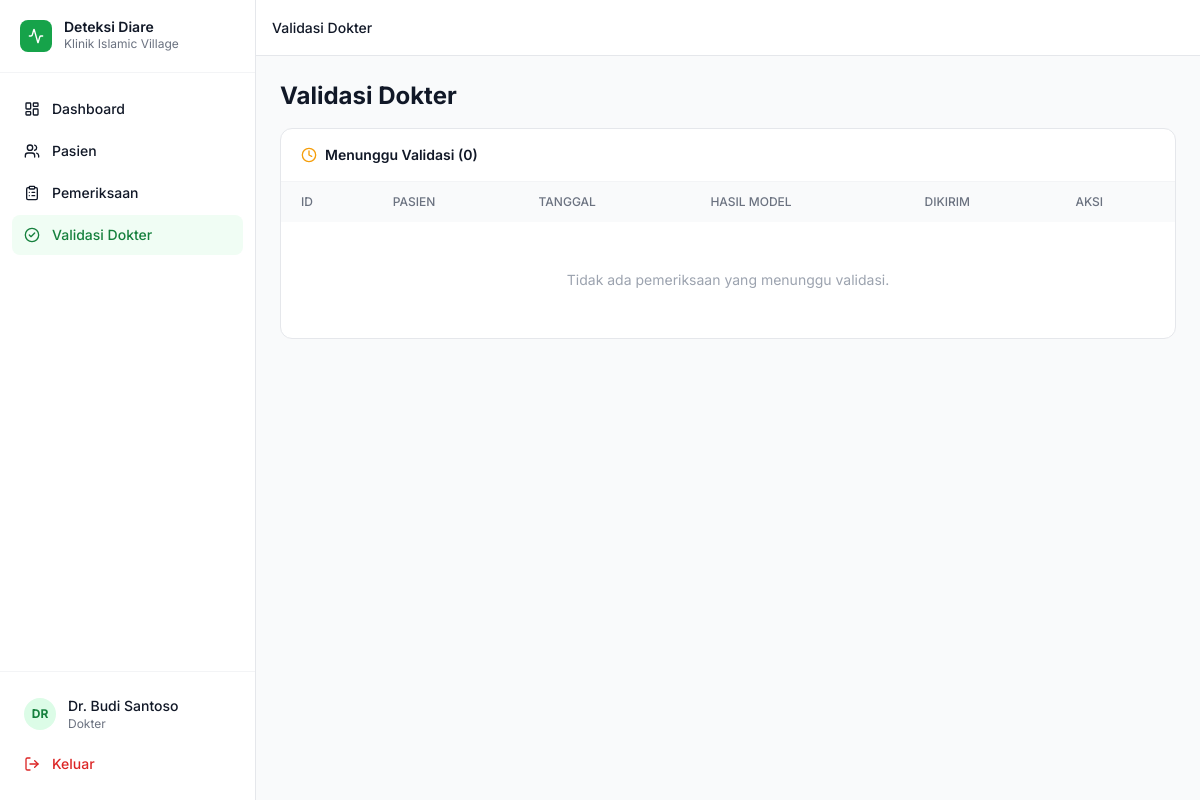
/validasi/ (signed in), run on the app's committed database.
### app/models/user.py (models this page shows, shortened)
class User(UserMixin, db.Model):
    __tablename__ = 'users'
    id = db.Column(db.Integer, primary_key=True)
    role_id = db.Column(db.Integer, db.ForeignKey('roles.id'), nullable=False)
    full_name = db.Column(db.String(100), nullable=False)
    username = db.Column(db.String(50), unique=True, nullable=False)
    email = db.Column(db.String(120), unique=True, nullable=False)
    password_hash = db.Column(db.String(256), nullable=False)
    is_active = db.Column(db.Boolean, default=True)
    last_login = db.Column(db.DateTime)
    created_at = db.Column(db.DateTime, default=datetime.utcnow)
    updated_at = db.Column(db.DateTime, default=datetime.utcnow, onupdate=datetime.utcnow)

### app/models/role.py (models this page shows, shortened)
class Role(db.Model):
    __tablename__ = 'roles'
    id = db.Column(db.Integer, primary_key=True)
    name = db.Column(db.String(50), unique=True, nullable=False)
    description = db.Column(db.String(255))
    created_at = db.Column(db.DateTime, default=datetime.utcnow)
    users = db.relationship('User', backref='role', lazy=True)

### app/validations/routes.py (the view)
@validations_bp.route('/')
@login_required
@roles_required('Dokter', 'Administrator')
def index():
    page = request.args.get('page', 1, type=int)
    examinations = (
        Examination.query
        .filter_by(status='waiting_validation')
        .order_by(Examination.submitted_at.asc())
        .paginate(page=page, per_page=15, error_out=False)
    )
    return render_template('validations/index.html', examinations=examinations)

### app/templates/validations/index.html (shortened to what this page needs)
{% extends "layouts/app.html" %}
{% block breadcrumb %}<span class="text-gray-900 font-medium">Validasi Dokter</span>{% endblock %}
{% block content %}
<div class="space-y-4">
    <h1 class="text-2xl font-bold text-gray-900">Validasi Dokter</h1>
    <div class="bg-white rounded-xl border border-gray-200 overflow-hidden">
        <div class="px-5 py-4 border-b border-gray-100 flex items-center gap-2">
            <i data-lucide="clock" class="w-4 h-4 text-amber-500"></i>
            <span class="font-semibold text-gray-900 text-sm">Menunggu Validasi ({{ examinations.total }})</span>
        </div>
        <div class="overflow-x-auto">
            <table class="w-full text-sm">
                <thead class="bg-gray-50 text-gray-500 text-xs uppercase">
                    <tr>
                        <th class="text-left px-5 py-3 font-medium">ID</th>
                        <th class="text-left px-5 py-3 font-medium">Pasien</th>
                        <th class="text-left px-5 py-3 font-medium">Tanggal</th>
                        <th class="text-left px-5 py-3 font-medium">Hasil Model</th>
                        <th class="text-left px-5 py-3 font-medium">Dikirim</th>
                        <th class="text-left px-5 py-3 font-medium">Aksi</th>
                    </tr>
                </thead>
                <tbody class="divide-y divide-gray-100">
                    {% for exam in examinations.items %}
                    <tr class="hover:bg-gray-50">
                        <td class="px-5 py-3 font-mono text-xs text-gray-500">#{{ exam.id }}</td>
                        <td class="px-5 py-3 font-semibold">{{ exam.patient.initials }} <span class="text-gray-400 font-normal">{{ exam.patient.patient_code }}</span></td>
                        <td class="px-5 py-3 text-gray-500">{{ exam.examination_date.strftime('%d %b %Y') if exam.examination_date else '-' }}</td>
                        <td class="px-5 py-3">
                            {% if exam.prediction %}
                            {% set cls = exam.prediction.predicted_class %}
                            {% set badge = {'Ringan': 'bg-green-100 text-green-700', 'Sedang': 'bg-amber-100 text-amber-700', 'Berat': 'bg-red-100 text-red-700'} %}
                            <span class="inline-flex px-2 py-0.5 rounded-md text-xs font-medium {{ badge.get(cls, 'bg-gray-100 text-gray-600') }}">{{ cls }}</span>
                            {% endif %}
                        </td>
                        <td class="px-5 py-3 text-gray-500 text-xs">{{ exam.submitted_at.strftime('%d %b %Y %H:%M') if exam.submitted_at else '-' }}</td>
                        <td class="px-5 py-3">
                            <a href="{{ url_for('validations.validate', exam_id=exam.id) }}" class="inline-flex items-center gap-1 bg-blue-600 text-white text-xs px-3 py-1.5 rounded-lg hover:bg-blue-700">
                                <i data-lucide="check" class="w-3 h-3"></i> Validasi
                            </a>
                        </td>
                    </tr>
                    {% else %}
                    <tr><td colspan="6" class="px-5 py-12 text-center text-gray-400">Tidak ada pemeriksaan yang menunggu validasi.</td></tr>
                    {% endfor %}
                </tbody>
            </table>
        </div>
    </div>
</div>
{% endblock %}

### app/templates/layouts/app.html (shortened to what this page needs)
{% extends "layouts/base.html" %}
{% block body %}
<div class="flex h-full min-h-screen">
    <aside id="sidebar" class="hidden lg:flex flex-col w-64 bg-white border-r border-gray-200 fixed inset-y-0 z-30 transition-transform">
        <div class="flex items-center gap-3 px-5 py-5 border-b border-gray-100">
            <div class="w-8 h-8 bg-green-600 rounded-lg flex items-center justify-center">
                <i data-lucide="activity" class="w-4 h-4 text-white"></i>
            </div>
            <div>
                <p class="font-semibold text-gray-900 text-sm leading-none">Deteksi Diare</p>
                <p class="text-xs text-gray-500 mt-0.5">Klinik Islamic Village</p>
            </div>
        </div>
        <nav class="flex-1 overflow-y-auto px-3 py-4 space-y-0.5">
            {% set user_role = current_user.role.name if current_user.role else '' %}
            <a href="{{ url_for('dashboard.index') }}"
               class="sidebar-link {% if request.endpoint == 'dashboard.index' %}active{% endif %}">
                <i data-lucide="layout-dashboard" class="w-4 h-4"></i> Dashboard
            </a>
            <a href="{{ url_for('patients.index') }}"
               class="sidebar-link {% if 'patients' in request.endpoint %}active{% endif %}">
                <i data-lucide="users" class="w-4 h-4"></i> Pasien
            </a>
            {% if user_role in ['Administrator', 'Perawat', 'Dokter'] %}
            <a href="{{ url_for('examinations.index') }}"
               class="sidebar-link {% if 'examinations' in request.endpoint %}active{% endif %}">
                <i data-lucide="clipboard-list" class="w-4 h-4"></i> Pemeriksaan
            </a>
            {% endif %}
            {% if user_role in ['Administrator', 'Dokter'] %}
            <a href="{{ url_for('validations.index') }}"
               class="sidebar-link {% if 'validations' in request.endpoint %}active{% endif %}">
                <i data-lucide="check-circle-2" class="w-4 h-4"></i> Validasi Dokter
            </a>
            {% endif %}
        </nav>
        <div class="border-t border-gray-100 px-3 py-4">
            <div class="flex items-center gap-3 px-3 py-2">
                <div class="w-8 h-8 rounded-full bg-green-100 flex items-center justify-center text-green-700 text-xs font-bold">
                    {{ current_user.full_name[:2].upper() }}
                </div>
                <div class="flex-1 min-w-0">
                    <p class="text-sm font-medium text-gray-900 truncate">{{ current_user.full_name }}</p>
                    <p class="text-xs text-gray-500 truncate">{{ current_user.role.name if current_user.role else '' }}</p>
                </div>
            </div>
            <a href="{{ url_for('auth.logout') }}" class="sidebar-link mt-1 text-red-600 hover:bg-red-50 hover:text-red-700">
                <i data-lucide="log-out" class="w-4 h-4"></i> Keluar
            </a>
        </div>
    </aside>
    <div class="flex-1 flex flex-col lg:pl-64">
        <header class="sticky top-0 z-10 bg-white border-b border-gray-200 h-14 flex items-center px-4 gap-4">
            <nav class="flex items-center gap-1 text-sm text-gray-500 flex-1">
                {% block breadcrumb %}{% endblock %}
            </nav>
        </header>
        <main class="flex-1 p-4 md:p-6">
            {% block content %}{% endblock %}
        </main>
    </div>
</div>
{% endblock %}

### app/templates/layouts/base.html (style rules this page uses)
body { font-family: 'Inter', sans-serif; }
.sidebar-link { @apply flex items-center gap-3 px-3 py-2.5 rounded-lg text-sm font-medium transition-colors; }
.sidebar-link.active { @apply bg-green-50 text-green-700; }

### data on the page
User: full_name "DR", full_name "Dr. Budi Santoso"
Role: role "Dokter"

### other printed values
{{ examinations.total }} "0"
